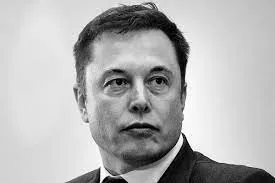
#> input picture face_recognition/known_people/tonto2.webp, 275 x 183 px
$ python face-simple.py
#> lines starting #> are read from the running program, lines starting #| are printed output that depends on the picture; after the words box and inside, x2 and y2 are one past the last pixel; in counts of white or black regions, pixels touching at a corner belong together
# https://realpython.com/traditional-face-detection-python/

import cv2
import sys

# Read image from your local file system
original_image = cv2.imread('known_people/tonto2.webp')
#> original_image is the input picture: shape (183, 275, 3); mean B, G, R 179, 179, 179

# Convert color image to grayscale for Viola-Jones
grayscale_image = cv2.cvtColor(original_image, cv2.COLOR_BGR2GRAY)

# Load the classifier and create a cascade object for face detection
face_cascade = cv2.CascadeClassifier(cv2.data.haarcascades + 'haarcascade_frontalface_default.xml')

detected_faces = face_cascade.detectMultiScale(grayscale_image)
#> detected_faces = [[79, 34, 119, 119]]
name = 'Una cara'

for (column, row, width, height) in detected_faces:
    cv2.rectangle(
        original_image,
        (column, row),
        (column + width, row + height),
        (0, 255, 0),
        2
    )
    cv2.putText(original_image, name, (column, row-10), cv2.FONT_HERSHEY_SIMPLEX, 0.9, (36,255,12), 2)
#> this loop made 1 pass
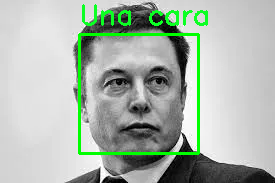
#> original_image: shape (183, 275, 3); 4.4% of pixels changed, all inside (x1, y1, x2, y2) = (78, 4, 208, 155)

cv2.imshow('Image', original_image)
cv2.waitKey(0)
cv2.destroyAllWindows()

$ run again, with face_recognition/known_people/Anthony.jpg saved as face_recognition/known_people/tonto2.webp
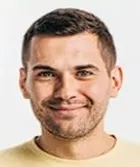
#> input picture face_recognition/known_people/Anthony.jpg, 140 x 167 px
#> original_image is the input picture: shape (167, 140, 3); mean B, G, R 164.6, 180.7, 204
#> `grayscale_image = cv2.cvtColor(original_image, cv2.COLOR_BGR2GRAY)`:
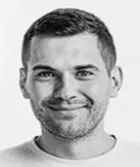
#> grayscale_image: shape (167, 140); min 0, max 253, mean 185.9
#> detected_faces = [[18, 36, 95, 95]]
#> the loop `for (column, row, width, height) in detected_faces:` made 1 pass
#> after the loop `for (column, row, width, height) in detected_faces:`:
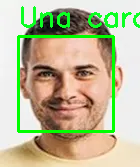
#> original_image: shape (167, 140, 3); 7.93% of pixels changed, all inside (x1, y1, x2, y2) = (17, 6, 140, 133)

$ run again, with face_recognition/known_people/Juanjo.jpg saved as face_recognition/known_people/tonto2.webp
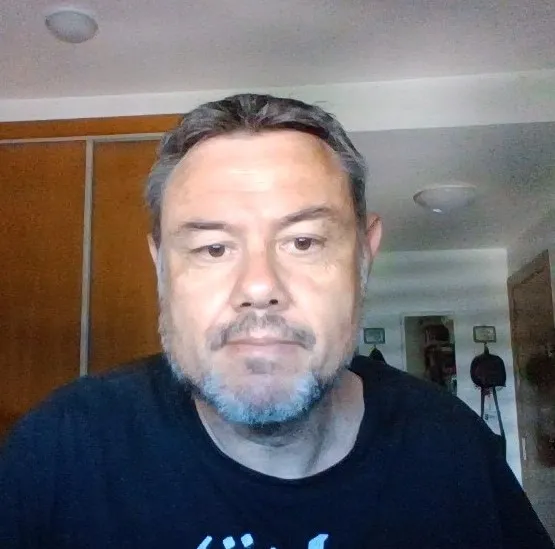
#> input picture face_recognition/known_people/Juanjo.jpg, 555 x 549 px
#> original_image is the input picture: shape (549, 555, 3); mean B, G, R 106.6, 105.5, 111.8
#> `grayscale_image = cv2.cvtColor(original_image, cv2.COLOR_BGR2GRAY)`:
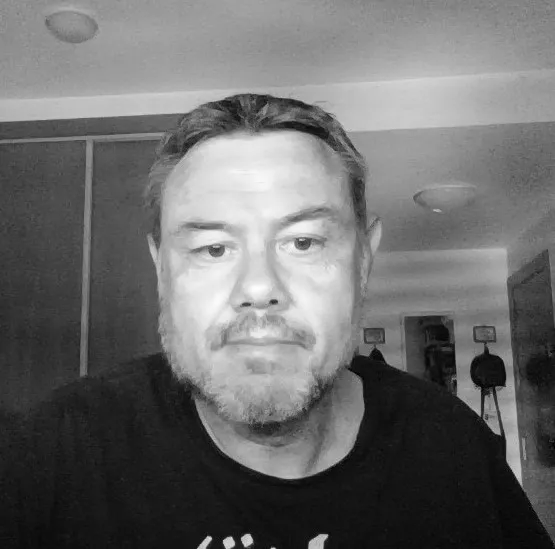
#> grayscale_image: shape (549, 555); min 0, max 254, mean 107.5
#> detected_faces = [[130, 145, 251, 251]]
#> the loop `for (column, row, width, height) in detected_faces:` made 1 pass
#> after the loop `for (column, row, width, height) in detected_faces:`:
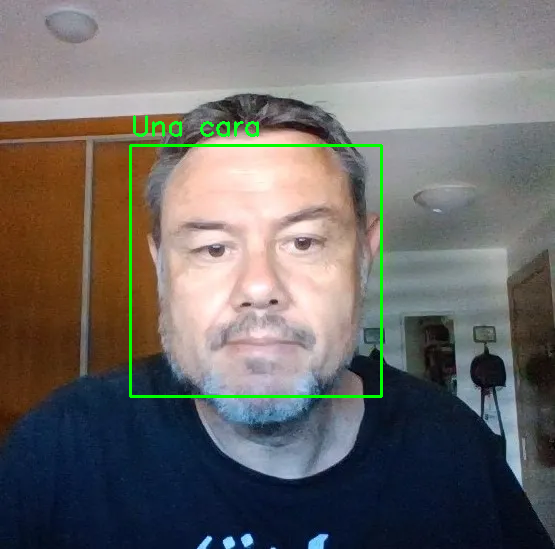
#> original_image: shape (549, 555, 3); 1.25% of pixels changed, all inside (x1, y1, x2, y2) = (129, 115, 383, 398)
